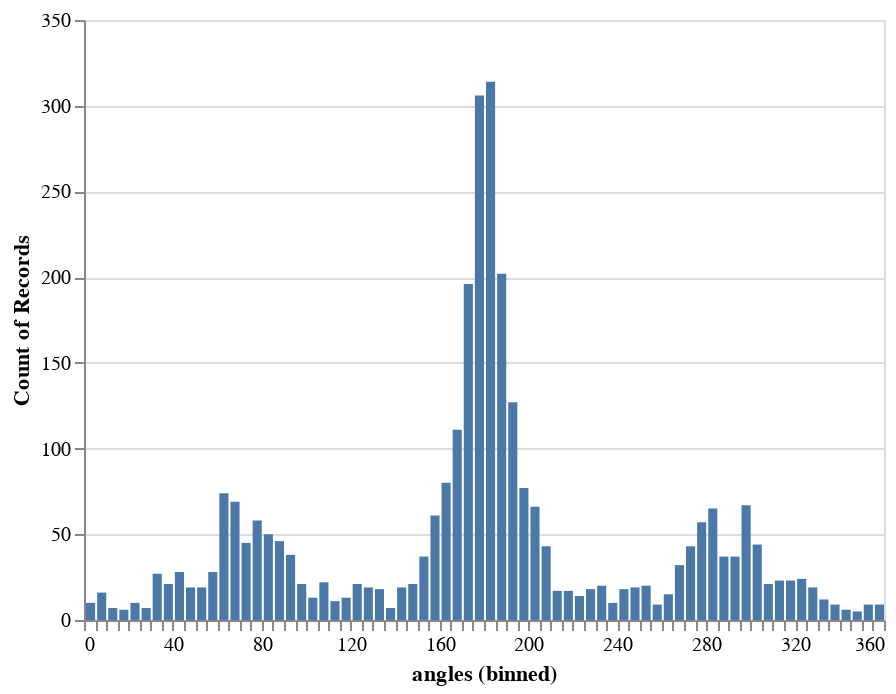

Notebook code cell kept with this figure:
### Markdown cell above
This runs again for quite some time...so patience is needed. Once this is done, here you should see something like that:

### Code cell
#collapse-hide

dfcod = pd.DataFrame({'angles':angles})
alt.Chart(dfcod).mark_bar().encode(
    alt.X("angles:Q", bin=alt.Bin(maxbins=100)),
    y='count()',
)

### Figure 1 — Vega-Lite specification as saved in the notebook (floating-point values rounded to 4 significant figures; data arrays with more than 128 entries replaced by an {"elided": "..."} marker saying what was removed)
{"config": {"view": {"continuousWidth": 400, "continuousHeight": 300}}, "data": {"name": "data-d328bd3433d1153fd29fc7eca1f4dc3e"}, "mark": "bar", "encoding": {"x": {"type": "quantitative", "bin": {"maxbins": 100}, "field": "angles"}, "y": {"type": "quantitative", "aggregate": "count"}}, "$schema": "https://vega.github.io/schema/vega-lite/v4.8.1.json", "datasets": {"data-d328bd3433d1153fd29fc7eca1f4dc3e": {"elided": "3102 records"}}}
